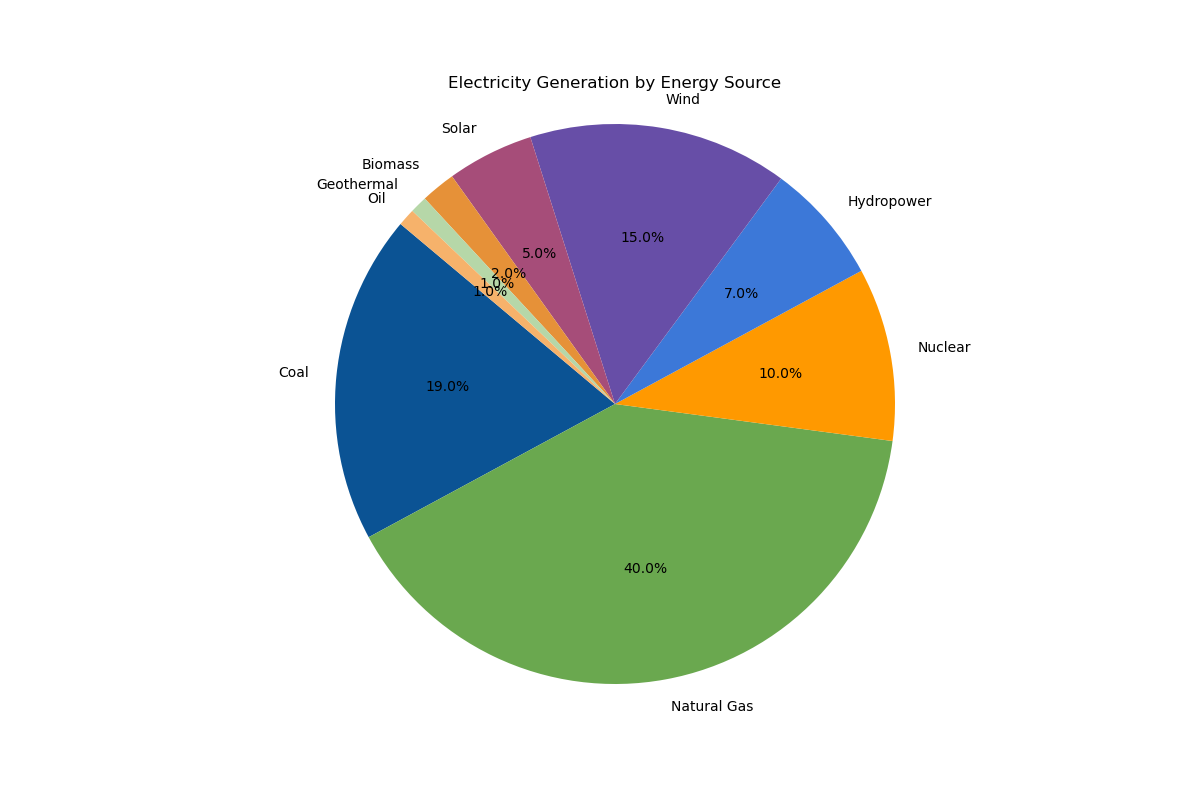

Write Python code to recreate this figure.

import matplotlib.pyplot as plt

# Data to plot
labels = 'Coal', 'Natural Gas', 'Nuclear', 'Hydropower', 'Wind', 'Solar', 'Biomass', 'Geothermal', 'Oil'
sizes = [19, 40, 10, 7, 15, 5, 2, 1, 1]
colors = ['#0b5394', '#6aa84f', '#ff9900', '#3c78d8', '#674ea7', '#a64d79', '#e69138', '#b6d7a8', '#f6b26b']

# Plot
plt.figure(figsize=[12, 8])  # Set the width and height of the chart
plt.pie(sizes, labels=labels, colors=colors, autopct='%1.1f%%', startangle=140)
plt.axis('equal')  # Equal aspect ratio ensures that pie is drawn as a circle.
plt.title('Electricity Generation by Energy Source')
plt.show()
